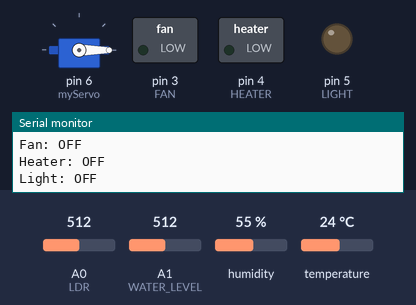
The sketch below on a simulated Arduino Uno, built with avr-gcc and run on an emulated ATmega328P. Parts: servo, switched loads named in the sketch (green lamp = pin HIGH), output pins drawn as LEDs (lit = HIGH), the last lines printed to the serial monitor. The inputs (shaded band) are chosen by the test bench; at power-on: temperature 24 °C, A0 (LDR) = 512, A1 (WATER_LEVEL) = 512, humidity 55 %.

Above: at 3.8 s.
3.9 s: temperature set to 27 °C
At 7.1 s:
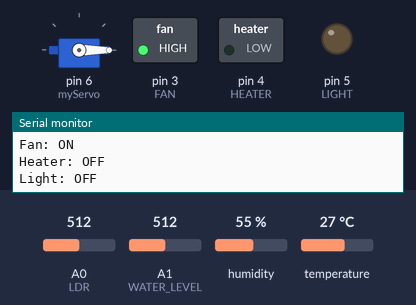
11.2 s: A0 (LDR) set to 487
At 14.1 s:
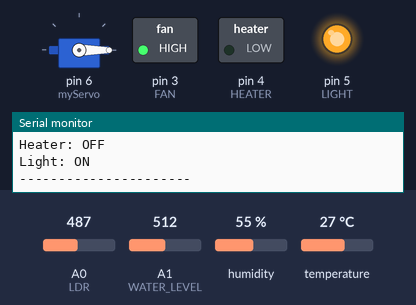
19.0 s: temperature set to 9 °C
At 22.6 s:
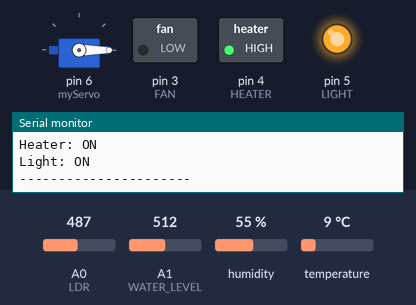
26.4 s: A0 (LDR) set to 510
At 28.3 s:
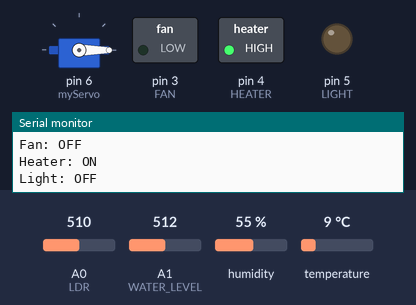
34.2 s: A0 (LDR) set to 490
At 37.0 s:
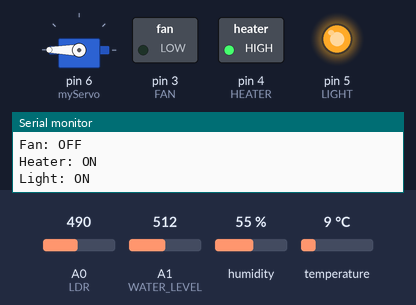
41.6 s: temperature set to 11 °C
At 43.9 s:
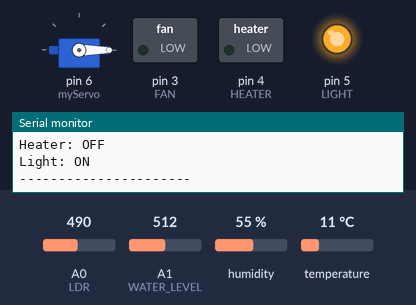
Timing chart, 0 to 50.4 s (numbered marks = the images above; inputs shaded):
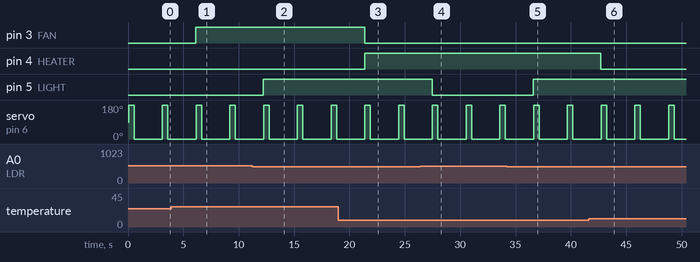

Measured:
- the behaviour switches between 25 and 26 °C on temperature (found by bisection; images 0 and 1)
- the behaviour switches between 500 and 499 on A0 (LDR) (found by bisection; images 1 and 2)
- the behaviour switches between 9 and 10 °C on temperature (found by bisection; images 5 and 6)
- after the input at 3.9 s, pin 3 (FAN): LOW → HIGH after 2.2 s
- after the input at 11.2 s, pin 5 (LIGHT): LOW → HIGH after 1.0 s
- after the input at 19.0 s, pin 3 (FAN): HIGH → LOW after 2.4 s; pin 4 (HEATER): LOW → HIGH after 2.4 s
- after the input at 26.4 s, pin 5 (LIGHT): HIGH → LOW after 1.1 s
- after the input at 34.2 s, pin 5 (LIGHT): LOW → HIGH after 2.4 s
- after the input at 41.6 s, pin 4 (HEATER): HIGH → LOW after 1.1 s

The sketch:

Project_code.ino
```cpp
#include <DHT.h>
#include <Servo.h>

#define DHTPIN 2
#define DHTTYPE DHT11
#define FAN 3
#define HEATER 4
#define LIGHT 5
#define LDR A0
#define WATER_LEVEL A1
#define LIGHT_THRESHOLD 500

DHT dht(DHTPIN, DHTTYPE);
Servo myServo;

void setup() {
    Serial.begin(9600);
    dht.begin();
    myServo.attach(6);
    pinMode(FAN, OUTPUT);
    pinMode(HEATER, OUTPUT);
    pinMode(LIGHT, OUTPUT);
    pinMode(LDR, INPUT);
    pinMode(WATER_LEVEL, INPUT);
}

void loop() {
    float temp = dht.readTemperature();
    int ldrValue = analogRead(LDR);
    int waterLevel = analogRead(WATER_LEVEL);

    Serial.print("Temperature: ");
    Serial.print(temp);
    Serial.println(" C");

    Serial.print("LDR Value: ");
    Serial.println(ldrValue);

    Serial.print("Water Level: ");
    Serial.println(waterLevel);


    if (temp > 25) {
        digitalWrite(FAN, HIGH);
        Serial.println("Fan: ON");
    } else {
        digitalWrite(FAN, LOW);
        Serial.println("Fan: OFF");
    }

    if (temp < 10) {
        digitalWrite(HEATER, HIGH);
        Serial.println("Heater: ON");
    } else {
        digitalWrite(HEATER, LOW);
        Serial.println("Heater: OFF");
    }


    if (ldrValue < LIGHT_THRESHOLD) {
        digitalWrite(LIGHT, HIGH);
        Serial.println("Light: ON");
    } else {
        digitalWrite(LIGHT, LOW);
        Serial.println("Light: OFF");
    }


    myServo.write(180);
    delay(500);
    myServo.write(0);
    delay(500);

    Serial.println("----------------------");
    delay(2000);
}
```
